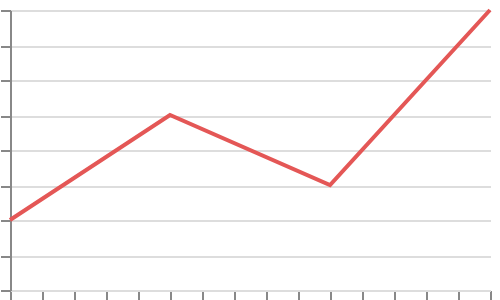

Specify this chart in Vega-Lite:
### Vega specification from a JSON file in a GitHub repository (floating-point values rounded to 4 significant figures)
{"$schema": "https://vega.github.io/schema/vega/v6.json", "width": 240, "height": 140, "padding": 5, "autosize": "none", "data": [{"name": "t", "values": [{"x": 0, "y": 2}, {"x": 1, "y": 5}, {"x": 2, "y": 3}, {"x": 3, "y": 8}]}], "scales": [{"name": "x", "type": "linear", "domain": {"data": "t", "field": "x"}, "range": "width", "nice": true}, {"name": "y", "type": "linear", "domain": {"data": "t", "field": "y"}, "range": "height", "zero": true, "nice": true}], "axes": [{"scale": "x", "orient": "bottom"}, {"scale": "y", "orient": "left", "grid": true}], "marks": [{"type": "line", "from": {"data": "t"}, "encode": {"update": {"x": {"scale": "x", "field": "x"}, "y": {"scale": "y", "field": "y"}, "stroke": {"value": "#e45756"}, "strokeWidth": {"value": 2}}}}]}
